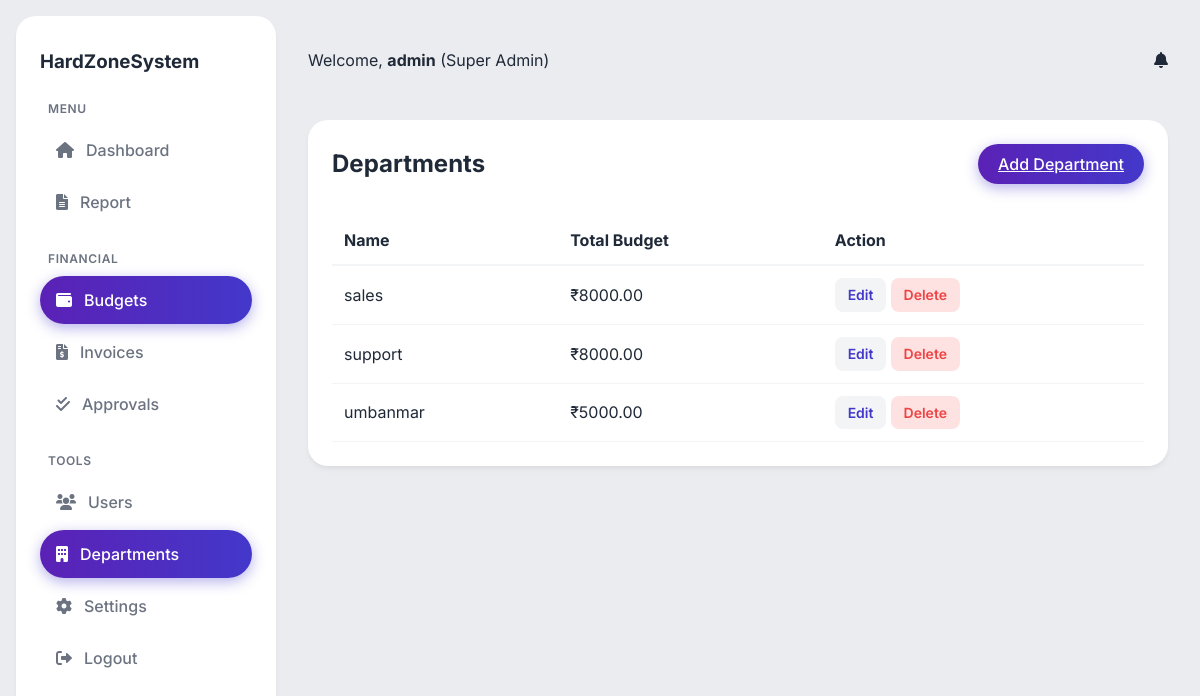
Page /budgets/departments/ (signed in) on the committed database.
### users/models.py (models this page shows, shortened)
class CustomUser(AbstractUser):
    ROLE_CHOICES = (
        ('ADMIN', 'Super Admin'),
        ('MANAGER', 'Manager'),
        ('EMPLOYEE', 'Employee'),
    )
    role = models.CharField(max_length=20, choices=ROLE_CHOICES, default='EMPLOYEE')
    department = models.ForeignKey('budgets.Department', on_delete=models.SET_NULL, null=True, blank=True, related_name='members')
    manager = models.ForeignKey('self', on_delete=models.SET_NULL, null=True, blank=True, related_name='subordinates')
    status = models.BooleanField(default=True) # True for Active, False for Inactive

### budgets/models.py (models this page shows, shortened)
class Department(models.Model):
    name = models.CharField(max_length=100, unique=True)
    total_budget = models.DecimalField(max_digits=12, decimal_places=2, default=0.00)

### budgets/views.py (the view)
# urls.py: path('departments/', views.department_list, name='department_list'),
@admin_required
def department_list(request):
    departments = Department.objects.all().order_by('name')
    return render(request, 'budgets/department_list.html', {'departments': departments})

### budgets/views.py (called while the page is built)
def admin_required(function):
    return user_passes_test(lambda u: u.is_authenticated and u.role == 'ADMIN')(function)

### templates/budgets/department_list.html (shortened to what this page needs)
{% extends 'base.html' %}
{% block content %}
<div class="card">
    <div style="display: flex; justify-content: space-between; align-items: center; margin-bottom: 2rem;">
        <h2>Departments</h2>
        <a href="{% url 'department_create' %}" class="btn btn-primary">Add Department</a>
    </div>
    <table style="width: 100%; border-collapse: collapse;">
        <thead>
            <tr style="border-bottom: 2px solid var(--border-color); text-align: left;">
                <th style="padding: 0.75rem;">Name</th>
                <th style="padding: 0.75rem;">Total Budget</th>
                <th style="padding: 0.75rem;">Action</th>
            </tr>
        </thead>
        <tbody>
            {% for dept in departments %}
            <tr style="border-bottom: 1px solid var(--border-color);">
                <td style="padding: 0.75rem;">{{ dept.name }}</td>
                <td style="padding: 0.75rem;">₹{{ dept.total_budget }}</td>
                <td style="padding: 0.75rem;">
                    <a href="{% url 'department_edit' dept.id %}">Edit</a>
                    <a href="{% url 'department_delete' dept.id %}" class="btn-danger">Delete</a>
                </td>
            </tr>
            {% endfor %}
        </tbody>
    </table>
</div>
{% endblock %}

### templates/base.html (shortened to what this page needs)
<!DOCTYPE html>
<html lang="en">
<head>
    {% load static %}
    <link rel="stylesheet" href="{% static 'css/style.css' %}">
    <link rel="stylesheet" href="https://cdnjs.cloudflare.com/ajax/libs/font-awesome/6.0.0/css/all.min.css">
</head>
<body>
    <div class="dashboard-container">
        {% if user.is_authenticated %}
        <aside class="sidebar">
            <h3>HardZoneSystem</h3>
            <ul class="nav-links">
                <li><span class="menu-group">Menu</span></li>
                <li><a href="{% url 'dashboard' %}"
                        class="{% if request.resolver_match.url_name == 'dashboard' %}active{% endif %}">
                        <i class="fas fa-home"></i> <span>Dashboard</span></a></li>
                <li><a href="{% url 'export_report_excel' %}"><i class="fas fa-file-alt"></i> <span>Report</span></a></li>
                <li><span class="menu-group">Financial</span></li>
                <li><a href="{% url 'budget_list' %}" class="{% if 'budgets' in request.path %}active{% endif %}">
                        <i class="fas fa-wallet"></i> <span>Budgets</span></a></li>
                <li><a href="{% url 'expense_list' %}" class="{% if 'expenses' in request.path %}active{% endif %}">
                        <i class="fas fa-file-invoice-dollar"></i> <span>Invoices</span></a></li>
                {% if user.role != 'EMPLOYEE' %}
                <li><a href="{% url 'approval_list' %}" class="{% if 'approvals' in request.path %}active{% endif %}">
                        <i class="fas fa-check-double"></i> <span>Approvals</span></a></li>
                {% endif %}
                <li><span class="menu-group">Tools</span></li>
                {% if user.role == 'ADMIN' %}
                <li><a href="{% url 'user_list' %}" class="{% if 'users' in request.path %}active{% endif %}">
                        <i class="fas fa-users"></i> <span>Users</span></a></li>
                <li><a href="{% url 'department_list' %}"
                        class="{% if 'departments' in request.path %}active{% endif %}">
                        <i class="fas fa-building"></i> <span>Departments</span></a></li>
                <li><a href="{% url 'company_settings' %}" class="{% if 'settings' in request.path %}active{% endif %}">
                        <i class="fas fa-cog"></i> <span>Settings</span></a></li>
                {% endif %}
                <li><a href="{% url 'logout' %}"><i class="fas fa-sign-out-alt"></i> <span>Logout</span></a></li>
            </ul>
        </aside>
        {% endif %}
        <main class="main-content">
            {% if user.is_authenticated %}
            <header class="top-nav">
                <div class="user-info">
                    Welcome, <strong>{{ user.username }}</strong> ({{ user.get_role_display }})
                </div>
                <div class="notifications">
                    <i class="fas fa-bell"></i>
                </div>
            </header>
            {% endif %}
            {% block content %}
            {% endblock %}
        </main>
    </div>
</body>
</html>

### static/css/style.css (style rules this page uses)
:root { --primary-color: #4338ca; --primary-hover: #3730a3; --secondary-color: #1e1b4b; --bg-main: #ebecf0; --bg-card: #ffffff; --bg-sidebar: #ffffff; --text-main: #1f2937; --text-muted: #6b7280; --border-color: #f3f4f6; --success: #10b981; --success-bg: #d1fae5; --danger: #ef4444; --danger-bg: #fee2e2; --warning: #f59e0b; }
* { margin: 0; padding: 0; box-sizing: border-box; }
body { font-family: 'Inter', sans-serif; background-color: var(--bg-main); color: var(--text-main); line-height: 1.5; }
.dashboard-container { display: flex; min-height: 100vh; }
.sidebar { width: 260px; background-color: var(--bg-sidebar); color: var(--text-main); padding: 2rem 1.5rem; margin: 1rem 0 1rem 1rem; border-radius: 20px; transition: all 0.3s; box-shadow: 0 4px 6px -1px rgba(0, 0, 0, 0.05), 0 2px 4px -1px rgba(0, 0, 0, 0.03); }
.nav-links { list-style: none; }
.nav-links li { margin-bottom: 0.25rem; }
.nav-links li span.menu-group { display: block; font-size: 0.75rem; text-transform: uppercase; color: var(--text-muted); margin: 1.5rem 0 0.5rem 0.5rem; letter-spacing: 0.05em; font-weight: 600; }
.nav-links a { color: var(--text-muted); text-decoration: none; padding: 0.75rem 1rem; display: flex; align-items: center; gap: 0.75rem; border-radius: 9999px; transition: all 0.2s; font-weight: 500; }
.nav-links a.active { background: linear-gradient(90deg, #5b21b6 0%, #4338ca 100%); color: white; box-shadow: 0 4px 14px 0 rgba(67, 56, 202, 0.39); }
.main-content { flex: 1; padding: 2rem; }
.top-nav { display: flex; justify-content: space-between; align-items: center; margin-bottom: 2rem; background: transparent; padding: 1rem 0; }
.card { background: var(--bg-card); border-radius: 20px; padding: 1.5rem; box-shadow: 0 4px 6px -1px rgba(0, 0, 0, 0.05), 0 2px 4px -1px rgba(0, 0, 0, 0.03); margin-bottom: 1.5rem; border: none; }
.btn { padding: 0.5rem 1.25rem; border-radius: 9999px; font-weight: 500; cursor: pointer; border: none; transition: all 0.2s; }
.btn-primary { background: linear-gradient(90deg, #5b21b6 0%, #4338ca 100%); color: white; box-shadow: 0 4px 14px 0 rgba(67, 56, 202, 0.39); }
table a { color: var(--primary-color); text-decoration: none; font-weight: 600; font-size: 0.875rem; padding: 0.4rem 0.8rem; border-radius: 8px; background-color: #f3f4f6; transition: all 0.2s; display: inline-block; }
table a.btn-danger { color: var(--danger); background-color: var(--danger-bg); }

### rows in the picture
CustomUser: username "admin", role "Super Admin"
Department: name "sales", total_budget "8000.00"
Department: name "support", total_budget "8000.00"
Department: name "umbanmar", total_budget "5000.00"
